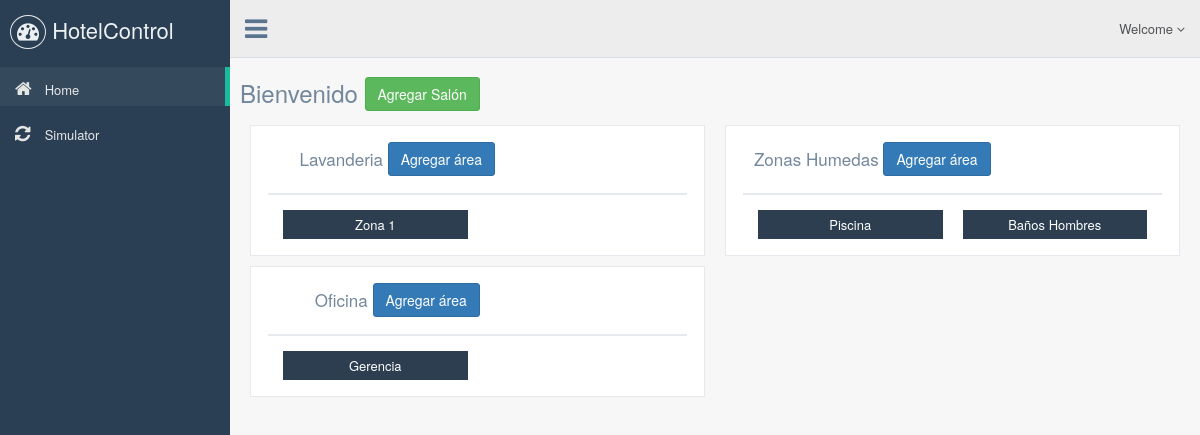
The app's page / (signed in) with its own data.
### App/apps/dashboard/models.py (models this page shows, shortened)
class Area(models.Model):
	name = models.CharField(max_length = 50)

class Space(models.Model):
	name = models.CharField(max_length = 50)
	area = models.ForeignKey(Area)
	space_tag = models.CharField(max_length = 30, blank = True)
	def __str__(self):
		return self.name

### App/apps/dashboard/views.py (the view)
# urls.py: url(r'^$', 'home', name = 'home'),
@login_required
def home(request):
	areas = Area.objects.all()
	spaces = Space.objects.all()
	return render(request, 'principal/home.html', {'title': 'Bienvenido', 'areas': areas, 'spaces': spaces})

### App/apps/dashboard/templates/principal/home.html (shortened to what this page needs)
{% extends 'layout/base.html' %}
{% block content %}
	{% include 'elements/nav.html' %}
	<div class="right_col" role="main">
		<div class="">
			<div class="row">
				<div class="page-title">
					<div class="title_left">
						<h3>Bienvenido <a href="{% url 'add-room' %}" class="btn btn-success open-modal" data-toggle="modal" data-target="#Modal">Agregar Salón</a></h3>
					</div>
				</div>
			</div>
			<div class="row">
				<div class="text-center">
					{% for area in areas %}
					<div class="col-md-6 col-sm-6 col-xs-12">
						<div class="x_panel">
							<div class="x_title">
								<h2>{{ area.name }} <a href="{% url 'add-area' area.pk %}" class="btn btn-primary open-modal" data-toggle="modal" data-target="#Modal">Agregar área</a></h2>
							</div>
							<div class="x_content">
								{% for space in spaces %}
									{% if space.area == area %}
										<a href="{% url 'space' space.space_tag %}">
											<div class="col-md-6">
												<div class="col-md-12 state_{{ space.space_tag }}"></div>
												<div class="dark">
													{{ space }}
												</div>
											</div>
										</a>
									{% endif %}
								{% endfor %}
							</div>
						</div>
					</div>
					{% endfor %}
				</div>
			</div>
		</div>
	</div>
{% endblock content %}

### App/static/css/styles.css (style rules this page uses)
.dark { background-color: #2c3e50; }
.blue-light, .dark, #red, #green, #yellow { color: white; padding: 5px; }

### records on screen
Area: name "Lavanderia"
Space: name "Zona 1"
Area: name "Zonas Humedas"
Space: name "Piscina"
Space: name "Baños Hombres"
Area: name "Oficina"
Space: name "Gerencia"
